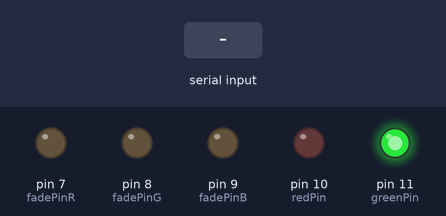
Simulated run of this sketch. Board: Arduino Uno, built with avr-gcc and run on an emulated ATmega328P. Shown: output pins drawn as LEDs (lit = HIGH). The test bench sets the inputs (shaded band).

Above: at 1.2 s.
1.3 s: "H" received over Serial
At 1.45 s:
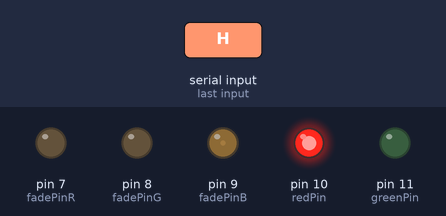
At 3.8 s:
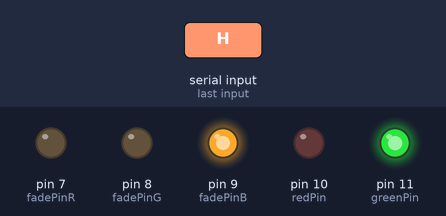
4.3 s: "L" received over Serial
At 4.45 s:
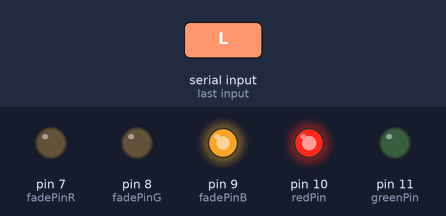
Timing chart, 0 to 7.3 s (numbered marks = the images above; inputs shaded):
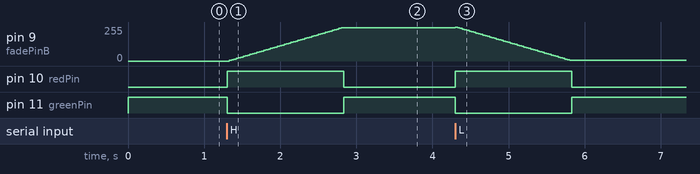

Measured:
- after the input at 1.3 s, pin 9 (fadePinB): moves from 0/255 to 250/255 over 1.5 s, starting at once; pin 10 (redPin): LOW → HIGH at once, → LOW 1.5 s later; pin 11 (greenPin): HIGH → LOW at once, → HIGH 1.5 s later
- after the input at 4.3 s, pin 10 (redPin): LOW → HIGH at once, → LOW 1.5 s later; pin 11 (greenPin): HIGH → LOW at once, → HIGH 1.5 s later

The sketch:

remote_LED.ino
```cpp
const int fadePinR = 7;    // The pretty blue LED
const int fadePinG = 8;    // The pretty blue LED
const int fadePinB = 9;    // The pretty blue LED
const int redPin = 10;    // Red LED
const int greenPin = 11;  // Green LED
const int fadeAmount = 5; // Increment to adjust brightness

int incomingByte;   // A variable to read incoming serial data into
int brightness = 0; // How bright the LED is

void setup()  {
  // Initialize serial communication:
  Serial.begin(9600);

  // Declare outputs:
  pinMode(fadePinR, OUTPUT);
  pinMode(fadePinG, OUTPUT);
  pinMode(fadePinB, OUTPUT);
  pinMode(redPin, OUTPUT);
  pinMode(greenPin, OUTPUT);
}

void loop()  {
  // Indicate ready state
  digitalWrite(greenPin, HIGH);
  digitalWrite(redPin, LOW);

  if (Serial.available() > 0) {
    // Indicate change state
    digitalWrite(redPin, HIGH);
    digitalWrite(greenPin, LOW);

    // See if there's incoming serial data:
    incomingByte = Serial.read();

    if (incomingByte == 'H' && brightness < 255) {
      // Cycle the blue LED from dim to bright
      for (brightness = 0; brightness < 255; brightness += fadeAmount) {
        analogWrite(fadePinB, brightness);
        delay(30);
      }
    } else if (incomingByte == 'L' && brightness > 0) {
      // Cycle the blue LED from bright to dim
      for (brightness = 255; brightness > 0; brightness -= fadeAmount) {
        analogWrite(fadePinB, brightness);
        delay(30);
      }
    }
  }
}
```
